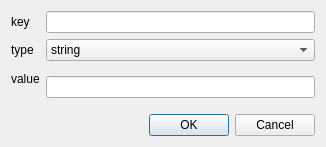
<?xml version="1.0" encoding="UTF-8"?>
<ui version="4.0">
 <class>TreeviewInputDialog</class>
 <widget class="QDialog" name="TreeviewInputDialog">
  <property name="geometry">
   <rect>
    <x>0</x>
    <y>0</y>
    <width>326</width>
    <height>145</height>
   </rect>
  </property>
  <property name="windowTitle">
   <string>Dialog</string>
  </property>
  <layout class="QFormLayout" name="formLayout">
   <item row="0" column="0">
    <widget class="QLabel" name="label">
     <property name="text">
      <string>key</string>
     </property>
    </widget>
   </item>
   <item row="0" column="1">
    <widget class="QLineEdit" name="lineEdit"/>
   </item>
   <item row="1" column="0">
    <widget class="QLabel" name="label_3">
     <property name="text">
      <string>type</string>
     </property>
    </widget>
   </item>
   <item row="1" column="1">
    <widget class="QComboBox" name="comboBox">
     <item>
      <property name="text">
       <string>string</string>
      </property>
     </item>
     <item>
      <property name="text">
       <string>number</string>
      </property>
     </item>
     <item>
      <property name="text">
       <string>bool</string>
      </property>
     </item>
    </widget>
   </item>
   <item row="2" column="0">
    <widget class="QLabel" name="label_4">
     <property name="text">
      <string>value</string>
     </property>
    </widget>
   </item>
   <item row="2" column="1">
    <widget class="QStackedWidget" name="stackedWidget">
     <property name="currentIndex">
      <number>0</number>
     </property>
     <widget class="QWidget" name="page">
      <layout class="QVBoxLayout" name="verticalLayout">
       <property name="leftMargin">
        <number>0</number>
       </property>
       <property name="topMargin">
        <number>0</number>
       </property>
       <property name="rightMargin">
        <number>0</number>
       </property>
       <property name="bottomMargin">
        <number>0</number>
       </property>
       <item>
        <widget class="QLineEdit" name="lineEdit_2"/>
       </item>
      </layout>
     </widget>
     <widget class="QWidget" name="page_2">
      <layout class="QVBoxLayout" name="verticalLayout_2">
       <item>
        <widget class="QDoubleSpinBox" name="doubleSpinBox"/>
       </item>
      </layout>
     </widget>
     <widget class="QWidget" name="page_3">
      <layout class="QVBoxLayout" name="verticalLayout_3">
       <item>
        <widget class="QCheckBox" name="checkBox">
         <property name="text">
          <string>CheckBox</string>
         </property>
        </widget>
       </item>
      </layout>
     </widget>
    </widget>
   </item>
   <item row="3" column="1">
    <widget class="QDialogButtonBox" name="buttonBox">
     <property name="orientation">
      <enum>Qt::Horizontal</enum>
     </property>
     <property name="standardButtons">
      <set>QDialogButtonBox::Cancel|QDialogButtonBox::Ok</set>
     </property>
    </widget>
   </item>
  </layout>
 </widget>
 <resources/>
 <connections>
  <connection>
   <sender>buttonBox</sender>
   <signal>accepted()</signal>
   <receiver>TreeviewInputDialog</receiver>
   <slot>accept()</slot>
   <hints>
    <hint type="sourcelabel">
     <x>248</x>
     <y>254</y>
    </hint>
    <hint type="destinationlabel">
     <x>157</x>
     <y>274</y>
    </hint>
   </hints>
  </connection>
  <connection>
   <sender>buttonBox</sender>
   <signal>rejected()</signal>
   <receiver>TreeviewInputDialog</receiver>
   <slot>reject()</slot>
   <hints>
    <hint type="sourcelabel">
     <x>316</x>
     <y>260</y>
    </hint>
    <hint type="destinationlabel">
     <x>286</x>
     <y>274</y>
    </hint>
   </hints>
  </connection>
 </connections>
</ui>
